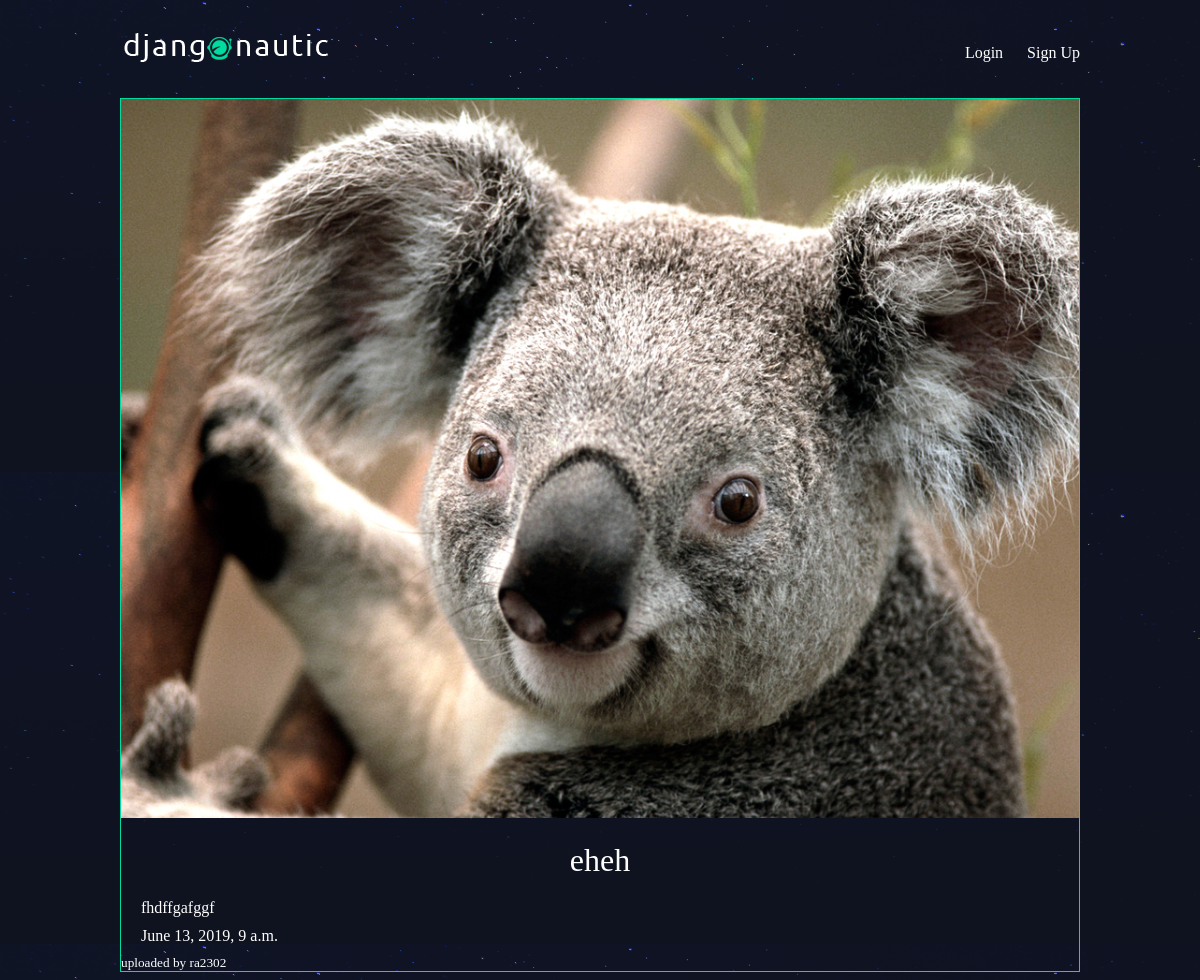
/articles/asd/, run on the app's committed database.
### articles/models.py (models this page shows, shortened)
class Article(models.Model):
    title = models.CharField(max_length = 100)
    slug = models.SlugField()
    body = models.TextField()
    date = models.DateTimeField(auto_now_add = True)
    thumb = models.ImageField(default='default.png', blank=True)
    author = models.ForeignKey(User,default=None,on_delete=models.DO_NOTHING)

### articles/views.py (the view)
# urls.py: path('<slug>/', views.article_detail, name="detail"),
def article_detail(request, slug):
    article = Article.objects.get(slug=slug)
    return render(request,'articles/article_detail.html', {'article': article})

### articles/templates/articles/article_detail.html
{% extends 'base_layout.html' %}
{% block content %}
<div class="article-detail">
  <div class="article">
      <img src="{{ article.thumb.url}}" >
      <h2>{{ article.title }}</h2>
      <p>{{ article.body }}</p>
      <p>{{article.date }}</p>
      <h5>uploaded by {{ article.author}}</h5>
  </div>
</div>
{% endblock %}

### assets/styles.css (style rules this page uses)
body { background-color: #0f121f; background-image: url(/static/stars.png); background-repeat-y: no-repeat; color: #fff; }
body * { font-family: Ubuntu; }
h1, h2, h3, h4, h5 { font-weight: normal; margin: 0; }
.article { padding: 10px; border: 1px solid #00dba0; position: relative; padding-bottom: 40px; }
.article h2 { font-size: 1.2em; }
.article-detail .article { padding: 0; }
.article-detail .article img { max-width: 100%; }
.article-detail .article h2 { text-align: center; margin: 20px auto; font-size: 2em }
.article-detail .article p { margin: 10px 20px }

### data on the page
Article: thumb (picture), title "eheh", body "fhdffgafggf", date "June 13, 2019, 9 a.m.", author "ra2302"
